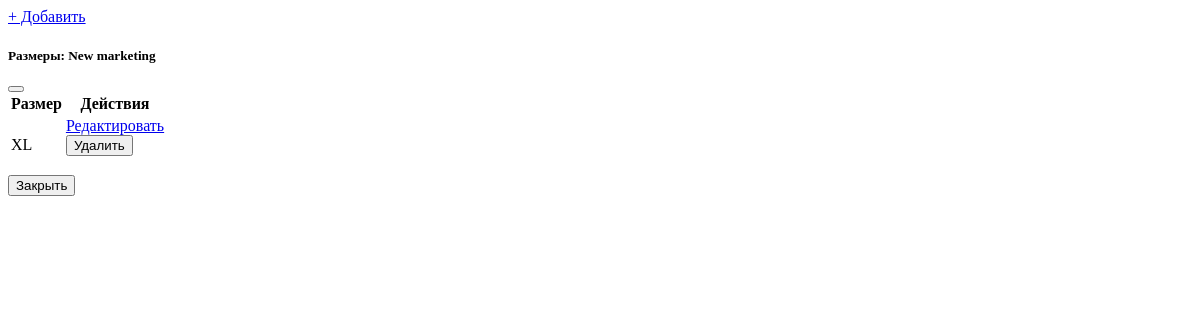
/sewing/variant/45/sizes/, run on an earlier commit of the app's database.
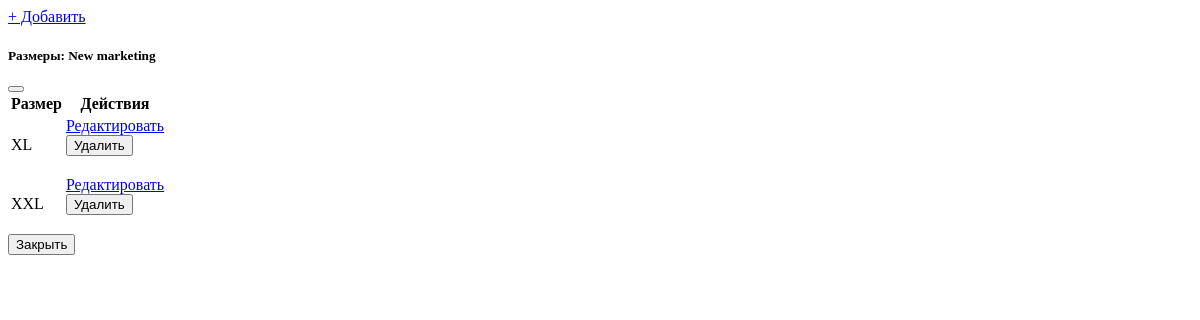
And on a later commit of the database.
### sewing/models.py (models this page shows, shortened)
class VariantSize(BaseModel):
    variant = models.ForeignKey('ModelVariant', on_delete=models.CASCADE,
                                related_name="sizes", verbose_name=_("Вариант"))
    size = models.ForeignKey('info.Size', on_delete=models.PROTECT, verbose_name=_("Размер"))
    notes = models.CharField(_("Примечание"), max_length=255, blank=True, null=True)
    class Meta:
        db_table = "sewing_variant_sizes"
        verbose_name = _("Размер варианта")
        verbose_name_plural = _("Размеры варианта")
        constraints = [
            UniqueConstraint(fields=["variant", "size"], name="uniq_size_per_variant")
        ]

### info/models.py (models this page shows, shortened)
class Size(models.Model):
    name = models.CharField(_("Размер"), max_length=64, unique=True)
    is_active = models.BooleanField(_("Активен"), default=True)
    notes = models.CharField(_("Примечание"), max_length=255, blank=True, null=True)
    class Meta:
        db_table = "sewing_size_catalog"
        verbose_name = _("Размер (справочник)")
        verbose_name_plural = _("Размеры (справочник)")

### sewing/views.py (the view)
# urls.py: path("variant/<int:pk>/sizes/", views.VariantSizesListView.as_view(), name="variant-sizes"),
class VariantSizesListView(View):
    def get(self, request, pk):
        variant = get_object_or_404(ModelVariant, pk=pk)
        sizes = variant.sizes.select_related("size").all()
        return render(request, "sewing/_modal_variant_sizes_list.html", {
            "variant": variant,
            "sizes": sizes,
        })

### templates/sewing/_modal_variant_sizes_list.html (shortened to what this page needs)
<div class="modal-header py-4 position-relative">
  <a href="{% url 'sewing:variant-size-create' variant.id %}"
     class="btn btn-success btn-sm position-absolute start-0 ms-2"
     data-bs-toggle="modal"
     data-bs-target="#sizeFormModal">
    + Добавить
  </a>
  <h5 class="modal-title mx-auto">Размеры: {{ variant.name }}</h5>
  <button type="button" class="btn btn-close" data-bs-dismiss="modal" aria-label="Close"></button>
</div>
<div class="modal-body small">
  {% if sizes %}
    <div class="table-responsive">
      <table class="table table-sm align-middle">
        <thead>
          <tr class="text-center">
            <th>Размер</th>
            <th>Действия</th>
          </tr>
        </thead>
        <tbody>
        {% for s in sizes %}
          <tr class="text-center">
            <td>{{ s.size.name }}</td>
            <td>
              <a href="{% url 'sewing:variant-size-edit' s.id %}"
                 class="btn btn-outline-primary btn-sm"
                 data-bs-toggle="modal"
                 data-bs-target="#sizeFormModal">
                Редактировать
              </a>
              <form method="post"
                    action="{% url 'sewing:variant-size-delete' s.id %}"
                    class="d-inline js-crud-delete">
                <button type="submit" class="btn btn-outline-danger btn-sm">
                  Удалить
                </button>
              </form>
            </td>
          </tr>
        {% endfor %}
        </tbody>
      </table>
    </div>
  {% else %}
    <div class="text-muted">Размеров пока нет.</div>
  {% endif %}
</div>
<div class="modal-footer py-2">
  <button type="button" class="btn btn-secondary btn-sm" data-bs-dismiss="modal">Закрыть</button>
</div>

What changed in the data, as far as the page shows it:
added VariantSize: size.name "XXL"
